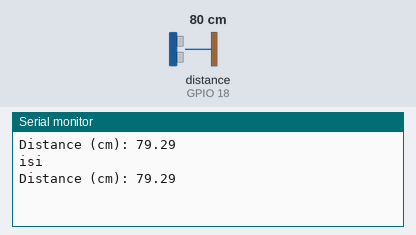
Simulated run of this sketch. Board: ESP32. Parts: the last lines printed to the serial monitor. Wiring (inferred from the names in the program): ultrasonic range finder: trigger GPIO 19; echo GPIO 18. The inputs (shaded band) are chosen by the test bench; at power-on: distance to the obstacle (sensor on GPIO 18) 80 cm. The echo pulse lasts 58.3 µs per cm; WiFi joins after 1.5 s; servers stay silent unless stated.

Above: at 4.0 s.
4.1 s: distance to the obstacle (sensor on GPIO 18) set to 250 cm
At 5.2 s:
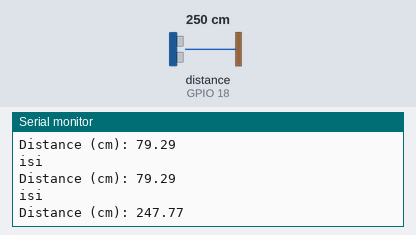
8.3 s: distance to the obstacle (sensor on GPIO 18) set to 2 cm
At 9.7 s:
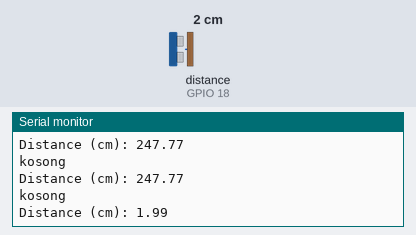
Timing chart, 0 to 11.3 s (numbered marks = the images above; inputs shaded):
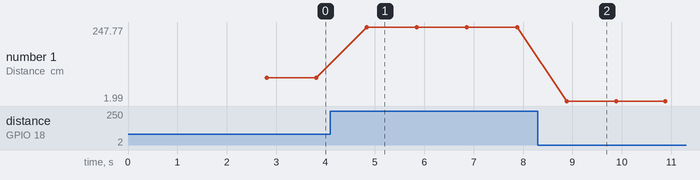

Measured:
- after the input at 4.1 s, the serial monitor: prints a new line after 0.73 s (image 1)
- after the input at 8.3 s, the serial monitor: prints a new line after 0.58 s (image 2)
- plotted number 1: 79.29 → 247.77 after the input at 4.1 s, 247.77 → 1.99 after the input at 8.3 s

The sketch:

Mappi32_HC-SR04_WiFi_Blynk.ino
```cpp
#define BLYNK_PRINT Serial
#define BLYNK_TEMPLATE_ID "xxxxxxxxxx"
#define BLYNK_DEVICE_NAME "xxxxxxxx"

#include <WiFi.h>
#include <WiFiClient.h>
#include <BlynkSimpleEsp32.h>

char auth[] = "xxxxxxx-xxxxxxxxxxxxxxxxxx";//Paste auth token you copied

char ssid[] = "xxxxxx";///Enter your wifi name
char pass[] = "xxxxxxx";// Enter wifi password

BlynkTimer timer;

const int trigPin = 19;
const int echoPin = 18;

//define sound speed in cm/uS
#define SOUND_SPEED 0.034

long duration;
float distanceCm;

String keadaan;

void sendSensor()
{
  String distanceCmStr = String(distanceCm);
  Blynk.virtualWrite(V5, distanceCmStr); // select your virtual pins accordingly
  Blynk.virtualWrite(V6, keadaan); // select your virtual pins accordingly
  Serial.println(keadaan);
}

void setup()
{
  // Debug console
  Serial.begin(115200);
  delay(1000);
  Blynk.begin(auth, ssid, pass);
  // You can also specify server:
  //Blynk.begin(auth, ssid, pass, "blynk-cloud.com", 80);
  //Blynk.begin(auth, ssid, pass, IPAddress(192,168,1,100), 8080);

  // Setup a function to be called every second
  timer.setInterval(1000L, sendSensor);
  pinMode(trigPin, OUTPUT); // Sets the trigPin as an Output
  pinMode(echoPin, INPUT); // Sets the echoPin as an Input
}

void loop()
{
  // Clears the trigPin
  digitalWrite(trigPin, LOW);
  delayMicroseconds(2);
  // Sets the trigPin on HIGH state for 10 micro seconds
  digitalWrite(trigPin, HIGH);
  delayMicroseconds(10);
  digitalWrite(trigPin, LOW);

  // Reads the echoPin, returns the sound wave travel time in microseconds
  duration = pulseIn(echoPin, HIGH);

  // Calculate the distance
  distanceCm = duration * SOUND_SPEED / 2;

  // Prints the distance in the Serial Monitor
  Serial.print("Distance (cm): ");
  Serial.println(distanceCm);

  if (distanceCm > 200)
  {
    keadaan = "kosong";
  }
  else
  {
    keadaan = "isi";
  }

  delay(1000);
  Blynk.run();
  timer.run();
}
```
